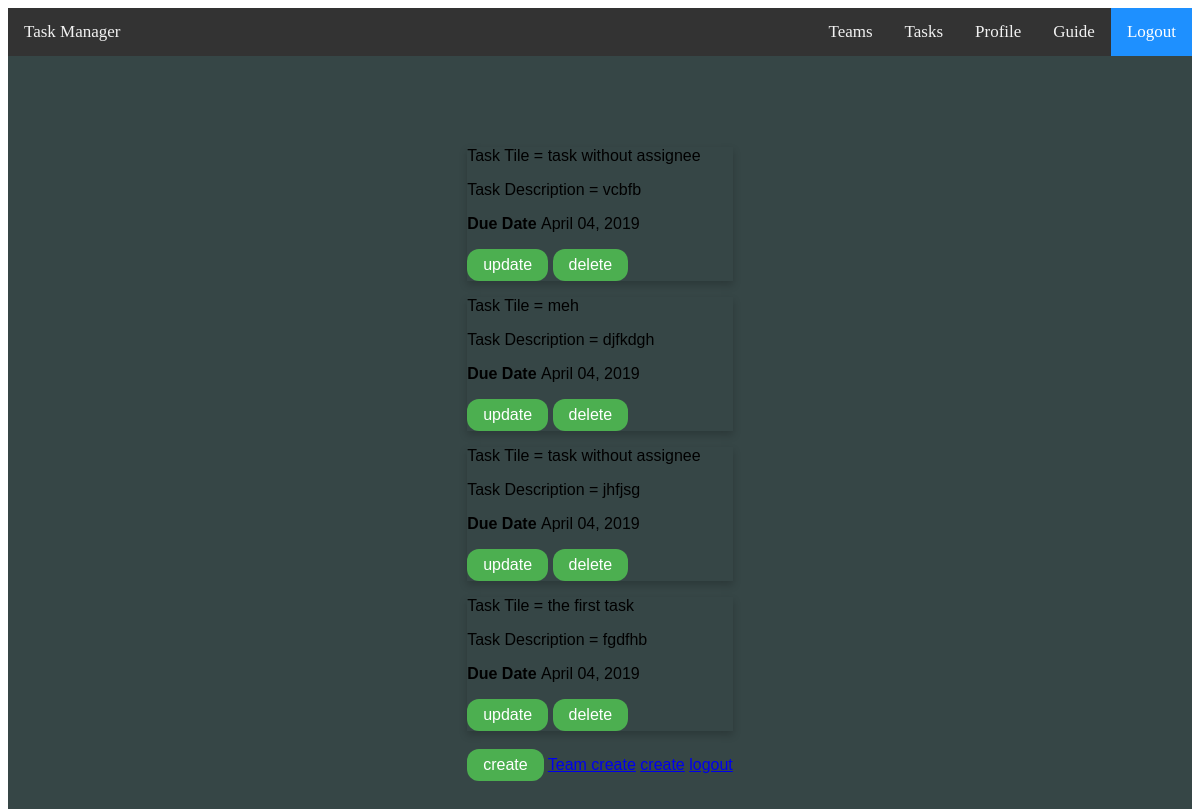
The page /tasks/ (signed in) on the database as committed earlier.
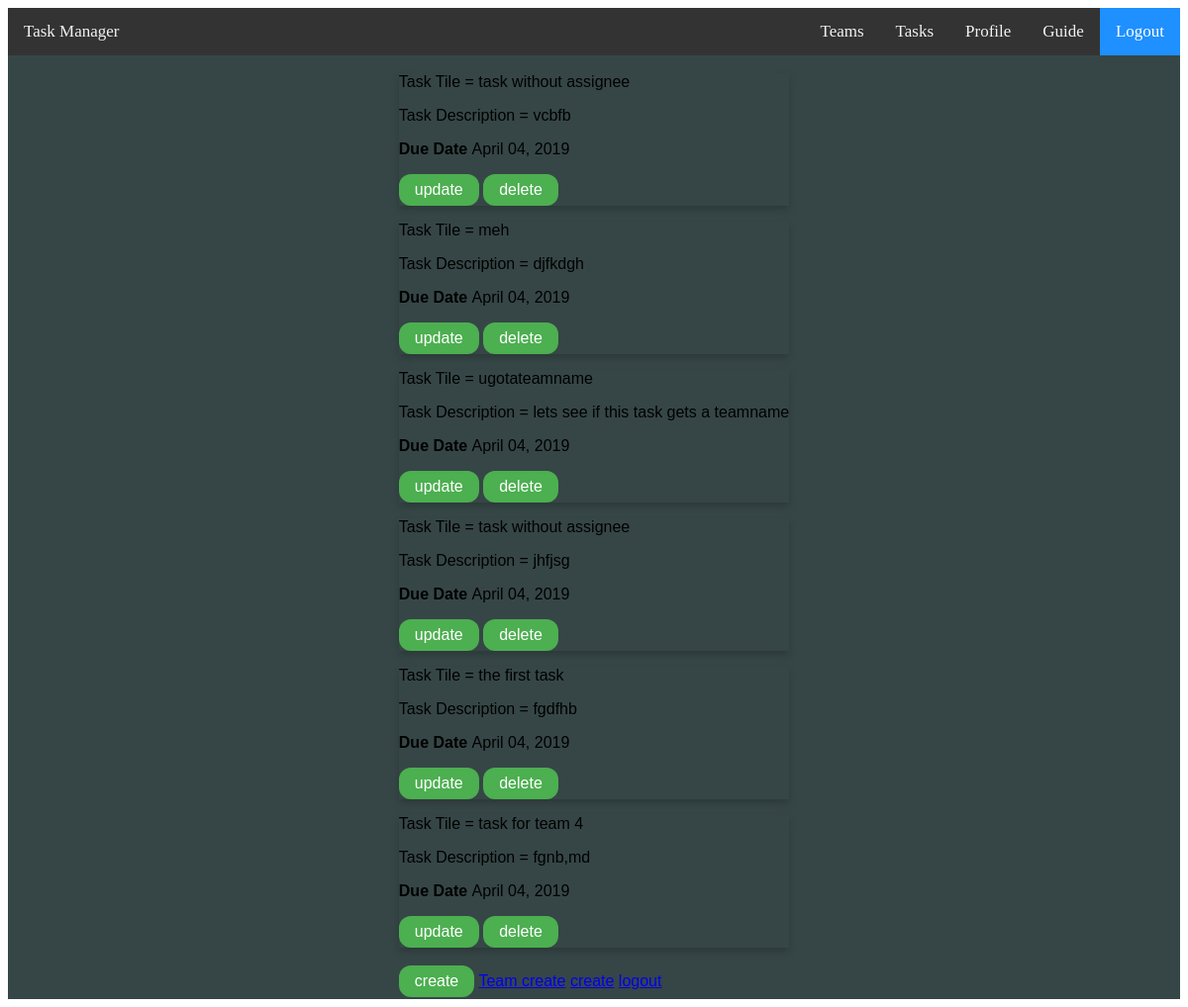
The same page on the database as committed later.
### users/models.py (models this page shows, shortened)
class Task(models.Model):
    title = models.CharField(max_length=140)
    description = models.TextField(blank = True, null = True)
    created_date = models.DateField(default=timezone.now, blank=True, null=True)
    due_date = models.DateField(blank=True, null=True)
    priority = models.IntegerField(default='0')
    TeamName = models.CharField(max_length=25,blank=True,null=True)
    creator = models.ForeignKey(
        User, related_name="todo_created_by", on_delete=models.CASCADE
    )
    assignee = models.ForeignKey(
        User,
        blank=True,
        null=True,
        related_name="todo_assigned_to",
        on_delete=models.CASCADE,
    )
    STATUSES = (
        ('Planned ', 'Planned'),
        ('Inprogress', 'Inprogress'),
        ('Done', 'Done'),
    )
    status = models.CharField(max_length=15,null=True, choices=STATUSES, default='Planned')
    def __str__(self):
        return self.title
    class Meta:
        ordering = ["priority"]

### users/views.py (the view)
# urls.py: path('tasks/',user_views.TaskListView.as_view(),name = 'task'),
class TaskListView(LoginRequiredMixin,ListView):
    model = Task
    template_name = 'users/tasks.html'
    context_object_name = 'tasks'

### templates/users/tasks.html
{% extends "loginbase.html" %}
{% block content %}
    {% for task in tasks %}
       {% if task.creator == user %}
        <div class="card">
        <p>Task Tile = {{task}}</p>
        <p>Task Description = {{task.description}}</p>
        <p><b>Due Date </b>{{task.due_date|date:"F d, Y"}}</p>
        <a href=" {% url 'task-update' task.id %}" class="button">update</a>
        <a href=" {% url 'task-delete' task.id %}"class="button">delete</a>
        </div>
    {% endif %}
{% endfor %}
<br>
<a href =" {% url 'task-create'  %}" class="button">create</a>
<a href =" {% url 'new'  %}">Team create</a>
<a href =" {% url 'task-create'  %}">create</a>
<a href = "{% url 'logout'%}">logout</a>
{% endblock content %}

### templates/loginbase.html (shortened to what this page needs)
<!DOCTYPE html>
{% load static %}
<html lang="en">
<head>
    <link rel="stylesheet" href="{% static 'css/style.css' %}">
     <link rel="stylesheet" href="{% static 'css/cards.css' %}">
    <link rel="stylesheet" href="{% static 'css/buttons.css' %}">
</head>
<body>
    <div class="topnav">
        <a class="active" href="{% url 'logout'%}">Logout</a>
        <a href="#contact">Guide</a>
         <a href="{%url  'profile' %}">Profile</a>
        <a href = "{%url  'task' %}">Tasks</a>
         <a href = "{% url 'team' %}">Teams</a>
        <div class="page-header">
            <a href="/">Task Manager</a>
        </div>
    </div>
    <div class="content container">
        <div class="row">
            <div class="col-md-8">
            {% block content %}
            {% endblock %}
            </div>
        </div>
    </div>
</body>
</html>

### static/css/style.css (style rules this page uses)
.topnav { background-color: #333; overflow: hidden; }
.topnav a { float: right; color: #f2f2f2; text-align: center; padding: 14px 16px; text-decoration: none; font-size: 17px; }
.topnav a.active { background-color: dodgerblue; color: white; }
.page-header { float: left; }
.content { padding: 0; margin: 0; box-sizing: border-box; display: flex; justify-content: center; align-items: center; min-height: 100vh; font-family: 'Poppins',sans-serif; background-color:#364646; }

### static/css/cards.css (style rules this page uses)
.card { box-shadow: 0 4px 8px 0 rgba(0,0,0,0.2); transition: 0.3s; }
.container { padding: 2px 16px; }

### static/css/buttons.css (style rules this page uses)
.button { background-color: #4CAF50; border: none; color: white; padding: 7px 16px; text-align: center; text-decoration: none; display: inline-block; font-size: 16px; border-radius: 12px; }

Rows that differ between the two databases and show on the page:
added Task: title "ugotateamname", description "lets see if this task gets a teamname", due_date "April 04, 2019"
added Task: title "task for team 4", description "fgnb,md", due_date "April 04, 2019"
